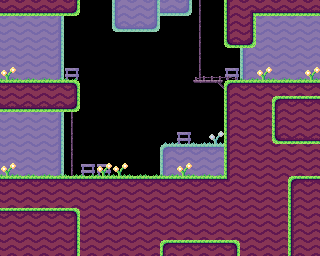

This game map was drawn from its Tiled (.tmx) file and the tilesets committed beside it. A one-line description and the full map source follow:
An orthogonal 20x16 tile map with 16x16 px tiles, 2 tile layers (BackTiles, Tiles) and 14 objects (7x ground, 3x place_allow, player, exit, door, ...).

<map version="1.10" tiledversion="1.11.2" orientation="orthogonal" renderorder="right-down" width="20" height="16" tilewidth="16" tileheight="16" infinite="0" nextlayerid="6" nextobjectid="115">
 <editorsettings>
  <export target="level13.lua" format="lua" />
 </editorsettings>
 <properties>
  <property name="DEBUG" type="bool" value="false" />
  <property name="crate" type="int" value="0" />
  <property name="dialog_name" value="none" />
  <property name="level_name" value="leap of faith" />
  <property name="orb" type="int" value="0" />
  <property name="platform" type="int" value="2" />
  <property name="springboard" type="int" value="1" />
  <property name="teleporterbluein" type="int" value="1" />
  <property name="teleporterblueout" type="int" value="1" />
 </properties>
 <tileset firstgid="1" name="tiles" tilewidth="16" tileheight="16" tilecount="256" columns="16">
  <image source="../graphics/tiles.png" width="256" height="256" />
 </tileset>
 <layer id="5" name="BackTiles" width="20" height="16" tintcolor="#ffffff">
  <data encoding="csv">
0,0,0,0,0,0,0,22,23,24,39,40,66,0,0,0,0,0,0,0,
23,23,23,24,0,0,0,38,39,40,0,0,66,0,0,0,23,23,23,23,
23,23,23,24,0,0,0,0,0,0,0,0,66,0,0,22,23,23,23,23,
23,23,23,24,0,0,0,0,0,0,0,0,66,0,0,22,23,23,23,23,
23,23,23,24,52,0,0,0,0,0,0,0,66,0,52,22,23,23,23,23,
0,0,0,0,0,0,0,0,0,0,0,0,0,0,0,0,0,0,0,0,
0,0,0,0,0,0,0,0,0,0,0,0,0,0,0,0,0,18,0,0,
23,23,23,24,66,0,0,0,0,0,0,0,0,0,0,0,0,0,0,0,
23,23,23,24,66,0,0,0,0,0,43,28,28,27,0,0,0,18,0,0,
23,23,23,24,66,0,0,0,0,0,6,7,7,7,0,0,0,0,0,0,
23,23,23,24,66,52,52,0,0,0,22,23,23,23,0,0,0,0,0,0,
0,0,0,0,0,0,0,0,0,0,0,0,0,0,0,0,0,0,18,0,
0,0,0,0,0,0,0,0,0,0,0,0,0,0,0,0,0,0,0,0,
0,0,0,0,18,0,0,0,0,0,0,0,0,0,0,0,0,0,0,0,
0,0,0,0,0,0,0,0,0,0,0,0,0,0,0,0,0,0,0,0,
0,0,0,0,0,0,0,0,0,0,18,0,0,0,18,0,0,0,0,0
</data>
 </layer>
 <layer id="1" name="Tiles" width="20" height="16">
  <data encoding="csv">
34,34,34,34,35,0,0,0,0,0,0,0,0,0,17,20,34,34,34,34,
0,0,0,0,0,0,0,0,0,0,0,0,0,0,17,19,0,0,0,0,
0,0,0,0,0,0,0,0,0,0,0,0,0,0,33,35,0,0,0,0,
0,0,0,0,0,0,0,0,0,0,0,0,0,0,0,0,0,0,0,0,
68,69,69,69,85,0,0,0,0,0,0,0,101,102,103,69,68,69,69,68,
2,2,2,2,3,0,0,0,0,0,0,0,65,51,1,2,2,2,2,2,
34,34,34,34,35,0,0,0,0,0,0,0,0,0,17,18,18,1,2,2,
0,0,0,0,0,0,0,0,0,0,0,0,0,0,17,18,18,17,18,18,
0,0,0,0,0,0,0,0,0,0,0,52,0,0,17,18,18,33,34,34,
0,0,0,0,0,0,0,0,0,0,0,0,0,0,17,18,18,18,18,18,
68,69,69,69,69,69,68,68,69,69,69,68,69,69,17,18,18,18,18,18,
2,2,2,2,2,2,2,2,2,2,2,2,2,2,37,18,18,18,1,2,
18,18,18,18,18,18,18,18,18,18,18,18,18,18,18,18,18,18,17,18,
2,2,2,2,3,18,18,18,18,18,18,18,18,18,18,18,18,18,17,18,
18,18,18,18,19,18,18,18,18,18,18,18,18,18,18,18,18,18,17,18,
18,18,18,18,19,18,18,18,18,18,1,2,2,2,3,18,18,18,17,18
</data>
 </layer>
 <objectgroup id="2" name="Objects">
  <object id="4" type="player" x="24" y="160" width="16" height="16" />
  <object id="6" type="exit" x="280" y="64" width="16" height="16" />
  <object id="58" type="ground" x="0" y="176" width="320" height="80" />
  <object id="105" type="ground" x="224" y="80" width="96" height="96" />
  <object id="106" type="ground" x="0" y="80" width="80" height="32" />
  <object id="107" type="ground" x="0" y="0" width="80" height="16" />
  <object id="108" type="ground" x="224" y="0" width="96" height="16" />
  <object id="109" type="ground" x="192" y="80" width="32" height="4">
   <properties>
    <property name="oneway" value="up" />
   </properties>
  </object>
  <object id="112" type="ground" x="224" y="16" width="32" height="32" />
  <object id="113" type="door" x="232" y="48" width="16" height="32">
   <properties>
    <property name="color" value="yellow" />
    <property name="dir" value="ver" />
   </properties>
  </object>
  <object id="114" type="key" x="160" y="16" width="16" height="16">
   <properties>
    <property name="color" value="yellow" />
   </properties>
  </object>
 </objectgroup>
 <objectgroup color="#18abcc" id="4" name="Allow">
  <object id="99" type="place_allow" x="96" y="80" width="80" height="32" />
  <object id="110" type="place_allow" x="176" y="144" width="32" height="32" />
  <object id="111" type="place_allow" x="16" y="48" width="32" height="32" />
 </objectgroup>
</map>